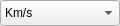
<?xml version="1.0" encoding="UTF-8"?>
<ui version="4.0">
 <class>DialogServiceVelocityUnitFrame</class>
 <widget class="QFrame" name="DialogServiceVelocityUnitFrame">
  <property name="geometry">
   <rect>
    <x>0</x>
    <y>0</y>
    <width>120</width>
    <height>26</height>
   </rect>
  </property>
  <property name="minimumSize">
   <size>
    <width>120</width>
    <height>26</height>
   </size>
  </property>
  <property name="maximumSize">
   <size>
    <width>120</width>
    <height>26</height>
   </size>
  </property>
  <property name="windowTitle">
   <string>serviceVelocity</string>
  </property>
  <property name="windowOpacity">
   <double>1.000000000000000</double>
  </property>
  <property name="autoFillBackground">
   <bool>false</bool>
  </property>
  <property name="frameShape">
   <enum>QFrame::NoFrame</enum>
  </property>
  <property name="frameShadow">
   <enum>QFrame::Plain</enum>
  </property>
  <property name="lineWidth">
   <number>0</number>
  </property>
  <widget class="QWidget" name="layoutWidget">
   <property name="geometry">
    <rect>
     <x>0</x>
     <y>0</y>
     <width>120</width>
     <height>26</height>
    </rect>
   </property>
   <layout class="QGridLayout" name="gridLayout">
    <item row="0" column="0">
     <widget class="QComboBox" name="comboBoxVelocityUnitsChoice">
      <property name="minimumSize">
       <size>
        <width>120</width>
        <height>26</height>
       </size>
      </property>
      <property name="maximumSize">
       <size>
        <width>120</width>
        <height>26</height>
       </size>
      </property>
      <item>
       <property name="text">
        <string>Km/s</string>
       </property>
      </item>
      <item>
       <property name="text">
        <string>m/s</string>
       </property>
      </item>
      <item>
       <property name="text">
        <string>cm/s</string>
       </property>
      </item>
      <item>
       <property name="text">
        <string>mm/s</string>
       </property>
      </item>
     </widget>
    </item>
   </layout>
  </widget>
 </widget>
 <resources/>
 <connections/>
</ui>
